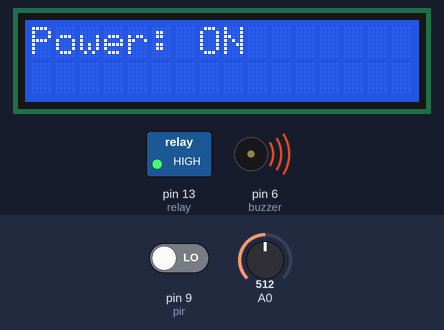
The sketch below on a simulated Arduino Uno, built with avr-gcc and run on an emulated ATmega328P. Parts: 16×2 character LCD, switched loads named in the sketch (green lamp = pin HIGH), buzzer (waves = sounding, pin HIGH). The test bench sets the inputs (shaded band); at power-on: A0 = 512, pin 9 (pir) LOW. What the sketch prints to the serial monitor is not drawn.

Above: at 3.8 s.
At 11.2 s:
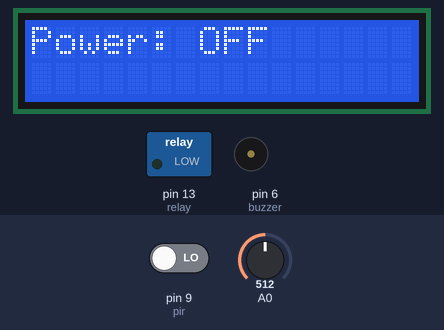
11.3 s: A0 set to 783
19.1 s: A0 set to 815
20.6 s: A0 set to 790
At 22.1 s:
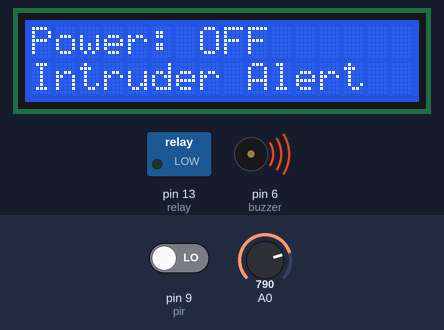
25.2 s: pin 9 (pir) driven HIGH
At 27.3 s:
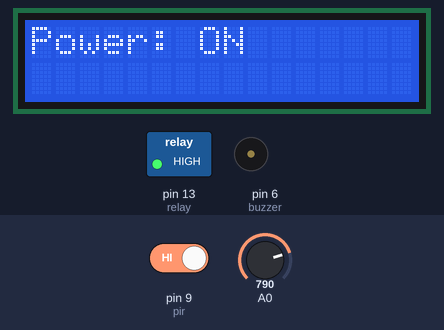
30.9 s: A0 set to 810
Timing chart, 0 to 33.4 s (numbered marks = the images above; inputs shaded):
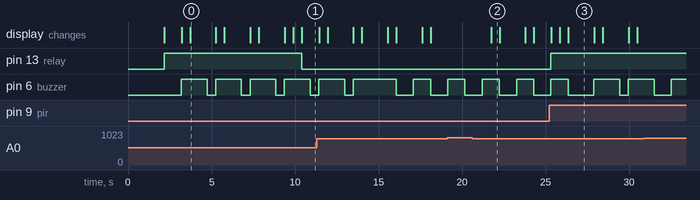

Measured:
- after the input at 20.6 s, the display: changes after 1.1 s (image 2)
- after the input at 25.2 s, pin 13 (relay): LOW → HIGH after 0.12 s; the display: changes after 0.13 s (image 3)
- by itself, pin 6 (buzzer): alternates HIGH for 1.5 s and LOW for 0.51 s
- what the display in image 0 shows lasts 1.6 s, from 3.7 s to 5.3 s
- what the display in image 2 shows lasts 0.5 s, from 21.7 s to 22.2 s

The sketch:

EEE405G.ino
```cpp
#include <LiquidCrystal_I2C.h>
LiquidCrystal_I2C lcd(0x27,16,2);

int pir = 9;
int buzzer = 6;
int relay = 13;

bool ef = false;
bool buzzOn = false;
long prevT = 0;

bool ef2 = true;
bool power = true;
long prevT2 = 0;

bool pirVal = 0;

bool ef3 = true;
long prevT3 = 0;

bool actM = false;
int ct = 0;
bool dbuzzer = false;
void setup() {
  // put your setup code here, to run once:


  Serial.begin(9600);
  pinMode(pir,INPUT);
  pinMode(buzzer,OUTPUT);
  pinMode(relay,OUTPUT);


  lcd.init();
  lcd.begin(16,2);
  lcd.backlight();
  lcd.clear();
  lcd.setCursor(0,0);
  lcd.print("COURSE: EEE 405");
  lcd.setCursor(0,1);
  lcd.print("PC: ENGR OLAIDE");
  delay(2000);

  lcd.clear();


}

void loop() {

int ldr = analogRead(A0);

pirVal = digitalRead(pir);


if (ldr < 800) {
    actM = true;
    buzz();

  } else{
    ef = false;

    digitalWrite(buzzer,LOW);
    }


    if (actM && ct < 12){

      if(ef3) {

          prevT3 = millis();
          ef3 = false;

        }

      if (millis() - prevT3 >= 1000) {

        dbuzzer = !dbuzzer;
        ct++;
        prevT3 = millis();

      }

      digitalWrite(buzzer, dbuzzer);

      if (ct > 10) {
        ct = 0;
        actM = false; ef3 = true;
        }

      }

Serial.print("PIR - ");
Serial.println(pirVal);
Serial.print("LDR - ");
Serial.println(ldr);
powerOn();

delay(500);

}


void powerOn(){

   if (pirVal) {
    prevT2 = millis();

   }

     if(millis() - prevT2 >= 10000) power = LOW;
     else power = HIGH;

      digitalWrite(relay,power);


      lcd.clear();
     lcd.setCursor(0,0);
     lcd.print("Power: ");
     lcd.setCursor(7,0);
     if (power) lcd.print("ON");
     else lcd.print("OFF");


  }


void buzz(){

  if (!ef) {
    prevT = millis();

    ef = true;

  }


  if(millis() - prevT >= 1000){

    buzzOn = !buzzOn;


    prevT = millis();

  }

  digitalWrite(buzzer,buzzOn);

  if(buzzOn) {


     lcd.setCursor(0,1);
    lcd.print("Intruder Alert");
    Serial.println("Buzzer On");
    delay(500);

  }
  else{


   lcd.setCursor(0,1);
   lcd.print("");
    Serial.println("Buzzer Off");

  }


  }
```
